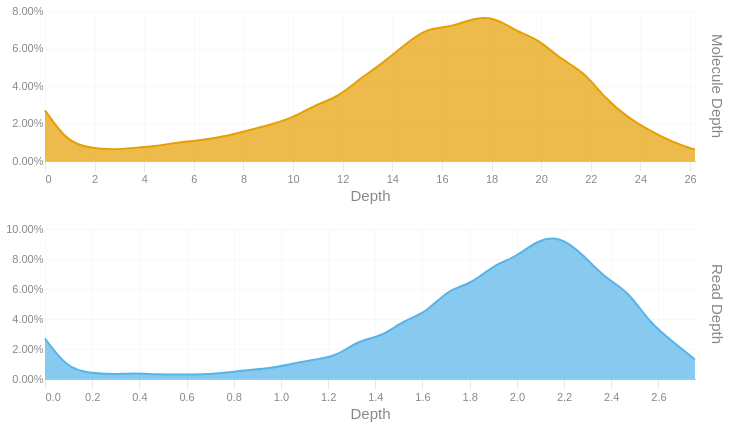

The notebook cell saved with this chart:
### Code cell
readdep = depth_hist(tb['Read Depth'], q99, 3)
readdep = readdep.with_columns(pl.lit('Read Depth').alias('Metric'))
if not SKIPLR:
    moldep = depth_hist(tb['Molecule Depth'], mol_q99, 1)
    moldep = moldep.with_columns(pl.lit('Molecule Depth').alias('Metric'))
    _hist = pl.concat([readdep, moldep])
    _hist = _hist.filter(pl.col('Proportion') != 0)
    with SafeRender(_hist):
        (
            alt.Chart(_hist)        
            .mark_area(interpolate = "basis")
            .encode(
                x=alt.X('Bin:Q').scale(domainMin=0).axis(alt.Axis(title='Depth')),
                y = alt.Y('Proportion:Q', title = None).axis(format = '.2%'),
                color = alt.Color('Metric:N').legend(None),
                row = alt.Row("Metric:N").header(title = None, labelOrient = 'right'),
                tooltip = [
                    alt.Tooltip("Metric:N", title = "Metric"),
                    alt.Tooltip('Interval:N', title = "Depth Interval"),
                    alt.Tooltip('Proportion:Q', title = "% Alignments").format('.2%')
                ]
            )
            .resolve_scale(x='independent', y='independent')
            .properties(
                height = 150, width = 650,
                usermeta={'embedOptions': {'downloadFileName': f'{samplename}.depth.hist'}}
            )
        ).display()
else:
    readdep = readdep.filter(pl.col('Proportion') != 0)
    with SafeRender(readdep):
        (
            alt.Chart(readdep)        
            .mark_area(interpolate = "basis")
            .encode(
                x=alt.X('Bin:Q').scale(domainMin=0).axis(alt.Axis(title='Depth')),
                y = alt.Y('Proportion:Q', title = None).axis(format = '.2%'),
                tooltip = [
                    alt.Tooltip('Interval:N', title = "Depth Interval"),
                    alt.Tooltip('Proportion:Q', title = "% Alignments").format('.2%')
                ]
            )
            .properties(
                usermeta={'embedOptions': {'downloadFileName': f'{samplename}.depth.hist'}}
            )
        ).display()

### Figure 1 — Vega-Lite specification as saved in the notebook (floating-point values rounded to 4 significant figures)
{"width": 650, "height": 150, "config": {"title": {"anchor": "start", "dy": -15, "fontSize": 18, "color": "#888888", "subtitleColor": "#888888", "subtitleFontSize": 14}, "arc": {"fill": "#0072B2"}, "axis": {"domainColor": "#888888", "domainWidth": 0.5, "gridWidth": 0.2, "grid": false, "titleFontWeight": 400, "titleFontSize": 15, "labelFontSize": 11, "labelColor": "#888888", "tickColor": "#888888", "tickWidth": 0.2, "titleColor": "#888888"}, "axisBand": {"grid": false}, "axisX": {"grid": true, "tickSize": 10, "domainCap": "round"}, "axisY": {"domain": false, "grid": true, "tickSize": 0, "domainCap": "round"}, "background": "transparent", "header": {"labelFontSize": 15, "labelColor": "#888888", "titleFontSize": 15, "titleFontWeight": 600, "titleColor": "#888888"}, "legend": {"labelFont": "sans-serif", "labelFontSize": 12, "labelColor": "#888888", "symbolSize": 100, "symbolType": "circle", "titleFontSize": 12, "titlePadding": 10, "titleColor": "#888888", "title": null}, "range": {"category": ["#E69F00", "#56B4E9", "#009E73", "#F0E442", "#0072B2", "#D55E00", "#CC79A7", "#000000"], "diverging": ["#cfe8f3", "#a2d4ec", "#73bfe2", "#46abdb", "#1696d2", "#12719e"]}, "area": {"fill": "#0072B2", "fillOpacity": 0.7, "line": true, "strokeOpacity": 0.7}, "line": {"color": "#0072B2", "stroke": "#0072B2", "strokeWidth": 2}, "trail": {"color": "#0072B2", "stroke": "#0072B2", "strokeWidth": 0, "size": 1}, "point": {"filled": true, "fillOpacity": 1.0, "size": 95}, "text": {"color": "#888888", "fontSize": 11, "align": "right", "fontWeight": 400, "size": 11}, "bar": {"fill": "#0072B2", "stroke": null}, "view": {"stroke": null, "continuousWidth": 660, "continuousHeight": 400}}, "data": {"name": "data-37d51ae5f5be9fdeaf75395bcf734b18"}, "mark": {"type": "area", "interpolate": "basis"}, "encoding": {"color": {"field": "Metric", "legend": null, "type": "nominal"}, "row": {"field": "Metric", "header": {"title": null, "labelOrient": "right"}, "type": "nominal"}, "tooltip": [{"field": "Metric", "title": "Metric", "type": "nominal"}, {"field": "Interval", "title": "Depth Interval", "type": "nominal"}, {"field": "Proportion", "format": ".2%", "title": "% Alignments", "type": "quantitative"}], "x": {"axis": {"title": "Depth"}, "field": "Bin", "scale": {"domainMin": 0}, "type": "quantitative"}, "y": {"axis": {"format": ".2%"}, "field": "Proportion", "title": null, "type": "quantitative"}}, "resolve": {"scale": {"x": "independent", "y": "independent"}}, "usermeta": {"embedOptions": {"downloadFileName": "S3_Waccamaw_1711.depth.hist"}}, "$schema": "https://vega.github.io/schema/vega-lite/v6.1.0.json", "datasets": {"data-37d51ae5f5be9fdeaf75395bcf734b18": [{"Bin": 0.0, "Interval": "0.0-0.095", "Proportion": 0.027, "Metric": "Read Depth"}, {"Bin": 0.095, "Interval": "0.095-0.19", "Proportion": 0.007, "Metric": "Read Depth"}, {"Bin": 0.19, "Interval": "0.19-0.285", "Proportion": 0.004, "Metric": "Read Depth"}, {"Bin": 0.285, "Interval": "0.285-0.38", "Proportion": 0.003, "Metric": "Read Depth"}, {"Bin": 0.38, "Interval": "0.38-0.475", "Proportion": 0.004, "Metric": "Read Depth"}, {"Bin": 0.475, "Interval": "0.475-0.57", "Proportion": 0.003, "Metric": "Read Depth"}, {"Bin": 0.57, "Interval": "0.57-0.665", "Proportion": 0.003, "Metric": "Read Depth"}, {"Bin": 0.665, "Interval": "0.665-0.76", "Proportion": 0.003, "Metric": "Read Depth"}, {"Bin": 0.76, "Interval": "0.76-0.855", "Proportion": 0.004, "Metric": "Read Depth"}, {"Bin": 0.855, "Interval": "0.855-0.95", "Proportion": 0.006, "Metric": "Read Depth"}, {"Bin": 0.95, "Interval": "0.95-1.045", "Proportion": 0.007, "Metric": "Read Depth"}, {"Bin": 1.045, "Interval": "1.045-1.14", "Proportion": 0.01, "Metric": "Read Depth"}, {"Bin": 1.14, "Interval": "1.14-1.235", "Proportion": 0.013, "Metric": "Read Depth"}, {"Bin": 1.235, "Interval": "1.235-1.33", "Proportion": 0.015, "Metric": "Read Depth"}, {"Bin": 1.33, "Interval": "1.33-1.425", "Proportion": 0.026, "Metric": "Read Depth"}, {"Bin": 1.425, "Interval": "1.425-1.52", "Proportion": 0.028, "Metric": "Read Depth"}, {"Bin": 1.52, "Interval": "1.52-1.615", "Proportion": 0.039, "Metric": "Read Depth"}, {"Bin": 1.615, "Interval": "1.615-1.71", "Proportion": 0.044, "Metric": "Read Depth"}, {"Bin": 1.71, "Interval": "1.71-1.805", "Proportion": 0.06, "Metric": "Read Depth"}, {"Bin": 1.805, "Interval": "1.805-1.9", "Proportion": 0.063, "Metric": "Read Depth"}, {"Bin": 1.9, "Interval": "1.9-1.995", "Proportion": 0.076, "Metric": "Read Depth"}, {"Bin": 1.995, "Interval": "1.995-2.09", "Proportion": 0.081, "Metric": "Read Depth"}, {"Bin": 2.09, "Interval": "2.09-2.185", "Proportion": 0.093, "Metric": "Read Depth"}, {"Bin": 2.185, "Interval": "2.185-2.28", "Proportion": 0.095, "Metric": "Read Depth"}, {"Bin": 2.28, "Interval": "2.28-2.375", "Proportion": 0.083, "Metric": "Read Depth"}, {"Bin": 2.375, "Interval": "2.375-2.47", "Proportion": 0.067, "Metric": "Read Depth"}, {"Bin": 2.47, "Interval": "2.47-2.565", "Proportion": 0.059, "Metric": "Read Depth"}, {"Bin": 2.565, "Interval": "2.565-2.66", "Proportion": 0.037, "Metric": "Read Depth"}, {"Bin": 2.66, "Interval": "2.66-2.755", "Proportion": 0.025, "Metric": "Read Depth"}, {"Bin": 2.755, "Interval": "2.755-2.85", "Proportion": 0.013, "Metric": "Read Depth"}, {"Bin": 0.0, "Interval": "0.0-0.9", "Proportion": 0.027, "Metric": "Molecule Depth"}, {"Bin": 0.9, "Interval": "0.9-1.8", "Proportion": 0.01, "Metric": "Molecule Depth"}, {"Bin": 1.8, "Interval": "1.8-2.7", "Proportion": 0.007, "Metric": "Molecule Depth"}, {"Bin": 2.7, "Interval": "2.7-3.6", "Proportion": 0.006, "Metric": "Molecule Depth"}, {"Bin": 3.6, "Interval": "3.6-4.5", "Proportion": 0.007, "Metric": "Molecule Depth"}, {"Bin": 4.5, "Interval": "4.5-5.4", "Proportion": 0.008, "Metric": "Molecule Depth"}, {"Bin": 5.4, "Interval": "5.4-6.3", "Proportion": 0.01, "Metric": "Molecule Depth"}, {"Bin": 6.3, "Interval": "6.3-7.2", "Proportion": 0.011, "Metric": "Molecule Depth"}, {"Bin": 7.2, "Interval": "7.2-8.1", "Proportion": 0.013, "Metric": "Molecule Depth"}, {"Bin": 8.1, "Interval": "8.1-9.0", "Proportion": 0.016, "Metric": "Molecule Depth"}, {"Bin": 9.0, "Interval": "9.0-10.0", "Proportion": 0.019, "Metric": "Molecule Depth"}, {"Bin": 10.0, "Interval": "10.0-10.9", "Proportion": 0.023, "Metric": "Molecule Depth"}, {"Bin": 10.9, "Interval": "10.9-11.8", "Proportion": 0.03, "Metric": "Molecule Depth"}, {"Bin": 11.8, "Interval": "11.8-12.7", "Proportion": 0.034, "Metric": "Molecule Depth"}, {"Bin": 12.7, "Interval": "12.7-13.6", "Proportion": 0.044, "Metric": "Molecule Depth"}, {"Bin": 13.6, "Interval": "13.6-14.5", "Proportion": 0.052, "Metric": "Molecule Depth"}, {"Bin": 14.5, "Interval": "14.5-15.4", "Proportion": 0.062, "Metric": "Molecule Depth"}, {"Bin": 15.4, "Interval": "15.4-16.3", "Proportion": 0.071, "Metric": "Molecule Depth"}, {"Bin": 16.3, "Interval": "16.3-17.2", "Proportion": 0.071, "Metric": "Molecule Depth"}, {"Bin": 17.2, "Interval": "17.2-18.1", "Proportion": 0.076, "Metric": "Molecule Depth"}, {"Bin": 18.1, "Interval": "18.1-19.0", "Proportion": 0.077, "Metric": "Molecule Depth"}, {"Bin": 19.0, "Interval": "19.0-19.9", "Proportion": 0.069, "Metric": "Molecule Depth"}, {"Bin": 19.9, "Interval": "19.9-20.8", "Proportion": 0.065, "Metric": "Molecule Depth"}, {"Bin": 20.8, "Interval": "20.8-21.7", "Proportion": 0.054, "Metric": "Molecule Depth"}, {"Bin": 21.7, "Interval": "21.7-22.6", "Proportion": 0.048, "Metric": "Molecule Depth"}, {"Bin": 22.6, "Interval": "22.6-23.5", "Proportion": 0.033, "Metric": "Molecule Depth"}, {"Bin": 23.5, "Interval": "23.5-24.4", "Proportion": 0.023, "Metric": "Molecule Depth"}, {"Bin": 24.4, "Interval": "24.4-25.3", "Proportion": 0.016, "Metric": "Molecule Depth"}, {"Bin": 25.3, "Interval": "25.3-26.2", "Proportion": 0.01, "Metric": "Molecule Depth"}, {"Bin": 26.2, "Interval": "26.2-27.15", "Proportion": 0.006, "Metric": "Molecule Depth"}]}}
